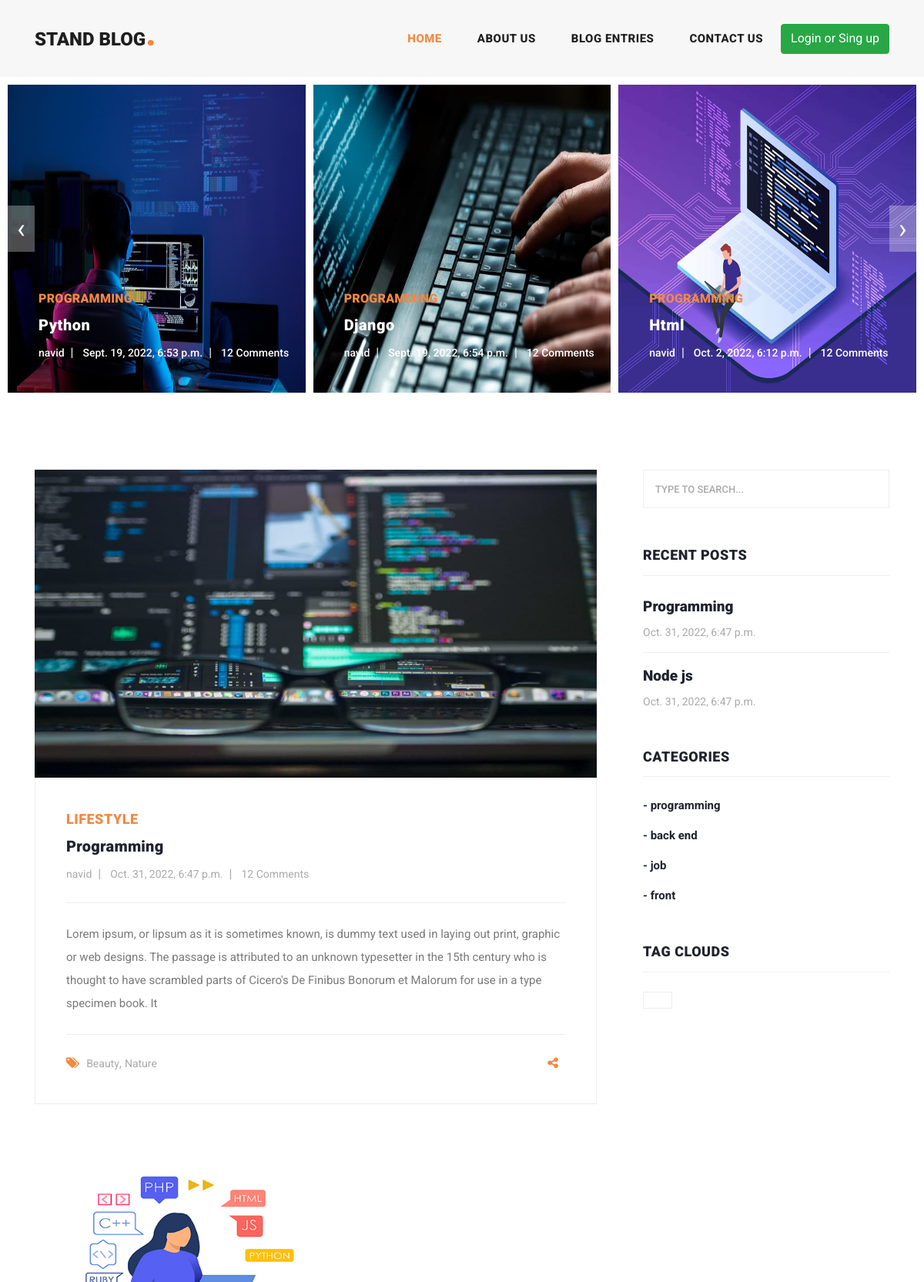
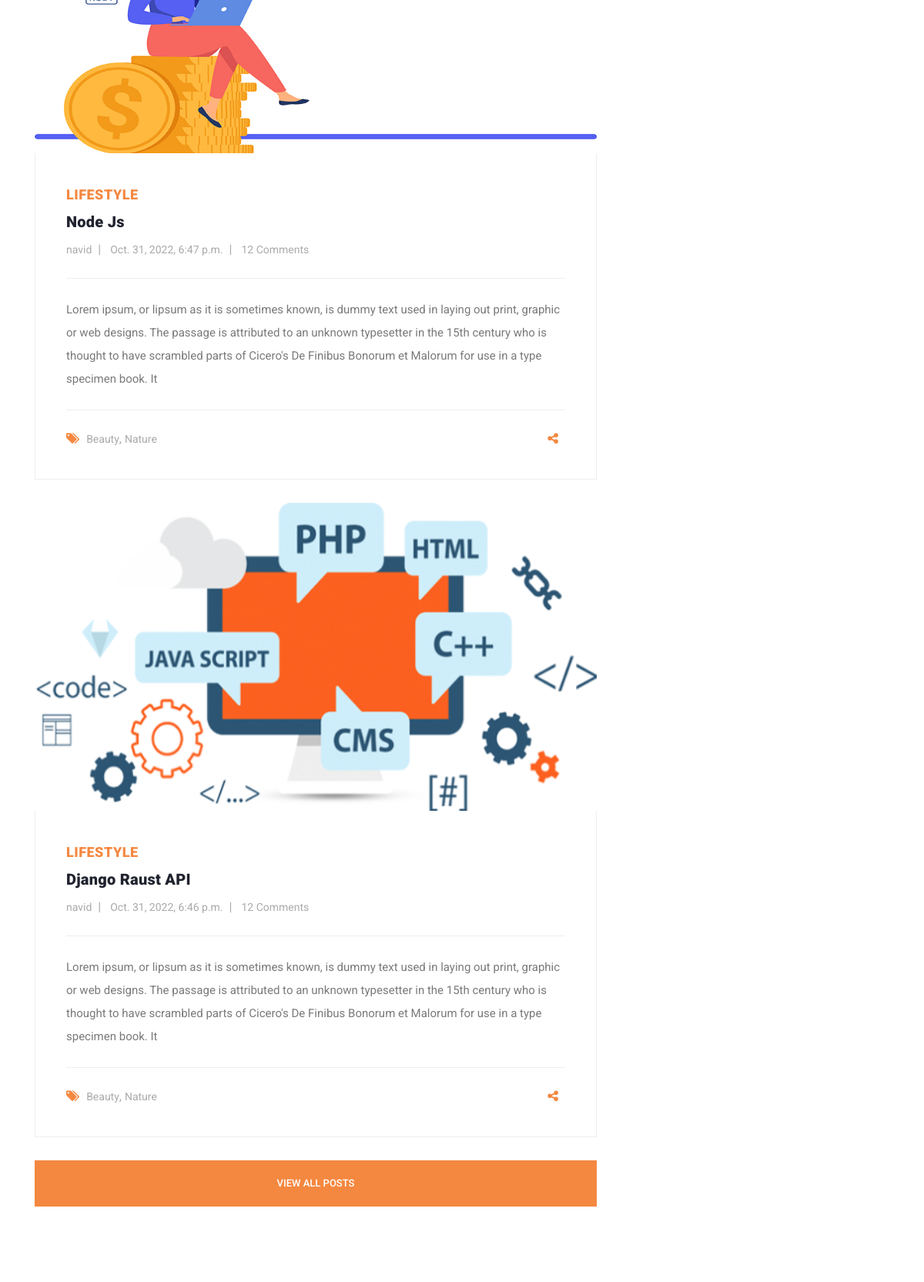
The page / (upper part) on the database its author committed (2 pictures, top to bottom).
### blog/models.py (models this page shows, shortened)
class Article(models.Model):
    author = models.ForeignKey(User, on_delete=models.CASCADE)
    cateqory = models.ManyToManyField(Cateqory, blank=True, related_name="articles")
    title = models.CharField(max_length=90)
    body = models.TextField(blank=True)
    image = models.ImageField(upload_to="image/article")
    created = models.DateTimeField(auto_now_add=True)
    updated = models.DateTimeField(auto_now=True)
    myfile = models.FileField(upload_to="file", null=True, blank=True)
    status = models.BooleanField(null=True, blank=True, default=True)
    slug = models.SlugField(null=True, unique=True, blank=True)
    objects = models.Manager()
    custom_manager = ArticleManager()
    class Meta:
        verbose_name = "post"
    def get_absolute_url(self):
        return reverse("blog:article_detail", kwargs={"slug": self.slug})

class Cateqory(models.Model):
    title = models.CharField(max_length=100)
    created = models.DateTimeField(auto_now_add=True)
    slug = models.SlugField(blank=True)
    def get_absolut_url(self):
        return reverse("blog:category_detail", kwargs={"slug": self.slug})
    def __str__(self) -> str:
        return self.title

### home/views.py (the view)
# urls.py: path("", include("home.urls")),
def home(request):
    articles = Article.objects.all().order_by("-created")[:3]
    articles_nav = Article.objects.all()[:4]
    return render(request, "home/index.html", {"article": articles, "articles_nav": articles_nav})

### account/templatetags/filters.py (called while the page is built)
@register.filter
def cutter(value, arg):
    return value[:arg]

### context_processors/context_processors.py (called while the page is built)
def recent_articles(request):
    recent_articles = Article.objects.order_by("-created",)[:2]
    return {"recent_articles": recent_articles}

def cateqouries(request):
    cateqouries = Cateqory.objects.all()
    return {"cateqouries": cateqouries}

### home/templates/home/index.html (shortened to what this page needs)
{% extends "base.html" %}
{% load social_share %}
{% load static %}
{% load filters %}
{% block content %}
    <div class="main-banner header-text">
      <div class="container-fluid">
        <div class="owl-banner owl-carousel">
          {% for article in articles_nav %}
          <div class="item">
            <img width="100px" height="400px" src="{{ article.image.url }}" alt="{{ article.title }}">
            <div class="item-content">
              <div class="main-content">
                <div class="meta-category">
                  <span>{{ article.cateqory.all.0 }}</span>
                </div>
                <a href="{{ article.get_absolute_url }}"><h4>{{ article.title }}</h4></a>
                <ul class="post-info">
                  <li><a href="#">{{ article.author.username }}</a></li>
                  <li><a href="#">{{ article.created }}</a></li>
                  <li><a href="#">12 Comments</a></li>
                </ul>
              </div>
            </div>
          </div>
          {% endfor %}
        </div>
      </div>
    </div>
    <section class="blog-posts">
      <div class="container">
        <div class="row">
          <div class="col-lg-8">
            <div class="all-blog-posts">
              <div class="row">
                {% for article in article %}
                <div class="col-lg-12">
                  <div class="blog-post">
                    <div class="blog-thumb">
                      <img width="400px" height="400px" src="{{ article.image.url }}" alt="">
                    </div>
                    <div class="down-content">
                      <span>Lifestyle</span>
                      <a href="{{ article.get_absolute_url }}"><h4>{{ article.title }}</h4></a>
                      <ul class="post-info">
                        <li><a href="#">{{ article.author }}</a></li>
                        <li><a href="#">{{ article.created }}</a></li>
                        <li><a href="#">12 Comments</a></li>
                      </ul>
                        <p>{{ article.body|cutter:300 }}</p>
                      <div class="post-options">
                        <div class="row">
                          <div class="col-6">
                            <ul class="post-tags">
                              <li><i class="fa fa-tags"></i></li>
                              <li><a href="#">Beauty</a>,</li>
                              <li><a href="#">Nature</a></li>
                            </ul>
                          </div>
                          <div class="col-6">
                            <ul class="post-share">
                              <li><i class="fa fa-share-alt"></i></li>
                            </ul>
                          </div>
                        </div>
                      </div>
                    </div>
                  </div>
                </div>
                {% endfor %}
                <div class="col-lg-12">
                  <div class="main-button">
                    <a href="blog.html">View All Posts</a>
                  </div>
                </div>
              </div>
            </div>
          </div>
            {% include "includes/sidebar.html" %}
        </div>
      </div>
    </section>
{% endblock %}

### templates/includes/sidebar.html
{% load static %}
<div class="col-lg-4">
    <div class="sidebar">
        <div class="row">
            <div class="col-lg-12">
                <div class="sidebar-item search">
                    <form id="search_form" name="gs" method="GET" action="{% url "blog:search_articles" %}">
                        <input type="text" name="search" class="searchText" placeholder="type to search..."
                               autocomplete="on">
                    </form>
                </div>
            </div>
            <div class="col-lg-12">
                <div class="sidebar-item recent-posts">
                    <div class="sidebar-heading">
                        <h2>Recent Posts</h2>
                    </div>
                    <div class="content">
                        <ul>
                            {% for article in recent_articles %}
                                <li><a href="{{ article.get_absolute_url }}">
                                    <h5>{{ article.title }}</h5>
                                    <span>{{ article.created }}</span>
                                </a></li>
                            {% endfor %}
                        </ul>
                    </div>
                </div>
            </div>
            <div class="col-lg-12">
                <div class="sidebar-item categories">
                    <div class="sidebar-heading">
                        <h2>Categories</h2>
                    </div>
                    <div class="content">
                        <ul>
                            {% for cat in cateqouries %}
                            <li><a href="{{  cat.get_absolut_url }}">- {{ cat.title }}</a></li>
                            {% endfor %}
                        </ul>
                    </div>
                </div>
            </div>
            <div class="col-lg-12">
                <div class="sidebar-item tags">
                    <div class="sidebar-heading">
                        <h2>Tag Clouds</h2>
                    </div>
                    <div class="content">
                        <ul>
                            <li><a href="#">{{ name }}</a></li>
                        </ul>
                    </div>
                </div>
            </div>
        </div>
    </div>
</div>

### rows shown on the page
Article: image (picture), cateqory.all.0 "PROGRAMMING", title "Python", author.username "navid", created "Sept. 19, 2022, 6:53 p.m."
Article: image (picture), cateqory.all.0 "PROGRAMMING", title "Django", author.username "navid", created "Sept. 19, 2022, 6:54 p.m."
Article: image (picture), cateqory.all.0 "PROGRAMMING", title "Html", author.username "navid", created "Oct. 2, 2022, 6:12 p.m."
Article: image (picture), title "Programming", author "navid", created "Oct. 31, 2022, 6:47 p.m.", body "Lorem ipsum, or lipsum as it is sometimes known, is dummy text used in laying out print, graphic or web designs. The passage is attributed to an unknown typesetter in the 15th century who is thought to have scrambled parts of Cicero's De Finibus Bonorum et Malorum for use in a type specimen book. It"
Article: image (picture), title "Node Js", author "navid", created "Oct. 31, 2022, 6:47 p.m.", body "Lorem ipsum, or lipsum as it is sometimes known, is dummy text used in laying out print, graphic or web designs. The passage is attributed to an unknown typesetter in the 15th century who is thought to have scrambled parts of Cicero's De Finibus Bonorum et Malorum for use in a type specimen book. It", title "Node js"
Article: image (picture), title "Django Raust API", author "navid", created "Oct. 31, 2022, 6:46 p.m.", body "Lorem ipsum, or lipsum as it is sometimes known, is dummy text used in laying out print, graphic or web designs. The passage is attributed to an unknown typesetter in the 15th century who is thought to have scrambled parts of Cicero's De Finibus Bonorum et Malorum for use in a type specimen book. It"
Cateqory: title "programming"
Cateqory: title "back end"
Cateqory: title "job"
Cateqory: title "front"
